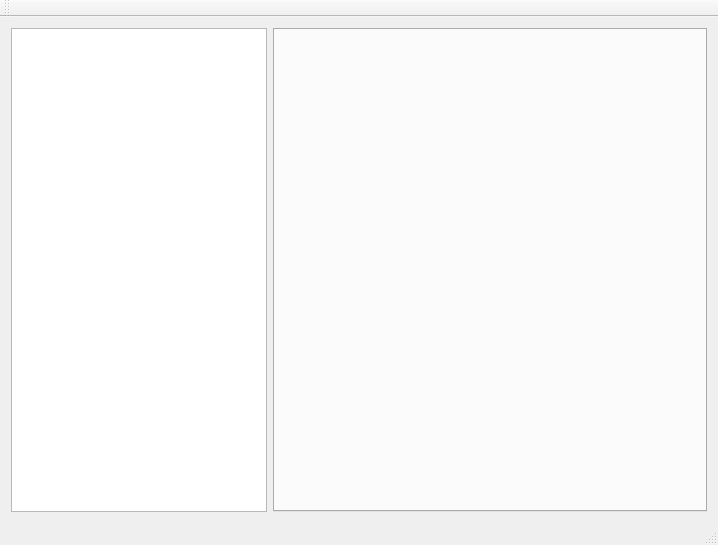
<?xml version="1.0" encoding="UTF-8"?>
<ui version="4.0">
 <class>MainWindow</class>
 <widget class="QMainWindow" name="MainWindow">
  <property name="geometry">
   <rect>
    <x>0</x>
    <y>0</y>
    <width>718</width>
    <height>545</height>
   </rect>
  </property>
  <property name="windowTitle">
   <string>MainWindow</string>
  </property>
  <widget class="QWidget" name="centralWidget">
   <layout class="QHBoxLayout" name="horizontalLayout">
    <item>
     <widget class="QTreeView" name="_tsModelView">
      <property name="sizePolicy">
       <sizepolicy hsizetype="Preferred" vsizetype="Preferred">
        <horstretch>0</horstretch>
        <verstretch>0</verstretch>
       </sizepolicy>
      </property>
      <property name="editTriggers">
       <set>QAbstractItemView::NoEditTriggers</set>
      </property>
      <property name="alternatingRowColors">
       <bool>true</bool>
      </property>
      <property name="iconSize">
       <size>
        <width>16</width>
        <height>16</height>
       </size>
      </property>
      <property name="animated">
       <bool>true</bool>
      </property>
     </widget>
    </item>
    <item>
     <widget class="TestCaseTabWidget" name="_testCaseTabWidget">
      <property name="currentIndex">
       <number>-1</number>
      </property>
     </widget>
    </item>
   </layout>
  </widget>
  <widget class="QMenuBar" name="menuBar">
   <property name="geometry">
    <rect>
     <x>0</x>
     <y>0</y>
     <width>718</width>
     <height>19</height>
    </rect>
   </property>
  </widget>
  <widget class="QToolBar" name="mainToolBar">
   <attribute name="toolBarArea">
    <enum>TopToolBarArea</enum>
   </attribute>
   <attribute name="toolBarBreak">
    <bool>false</bool>
   </attribute>
  </widget>
  <widget class="QStatusBar" name="statusBar"/>
 </widget>
 <layoutdefault spacing="6" margin="11"/>
 <customwidgets>
  <customwidget>
   <class>TestCaseTabWidget</class>
   <extends>QTabWidget</extends>
   <header>testcasetabwidget.hpp</header>
   <container>1</container>
  </customwidget>
 </customwidgets>
 <resources/>
 <connections/>
</ui>
